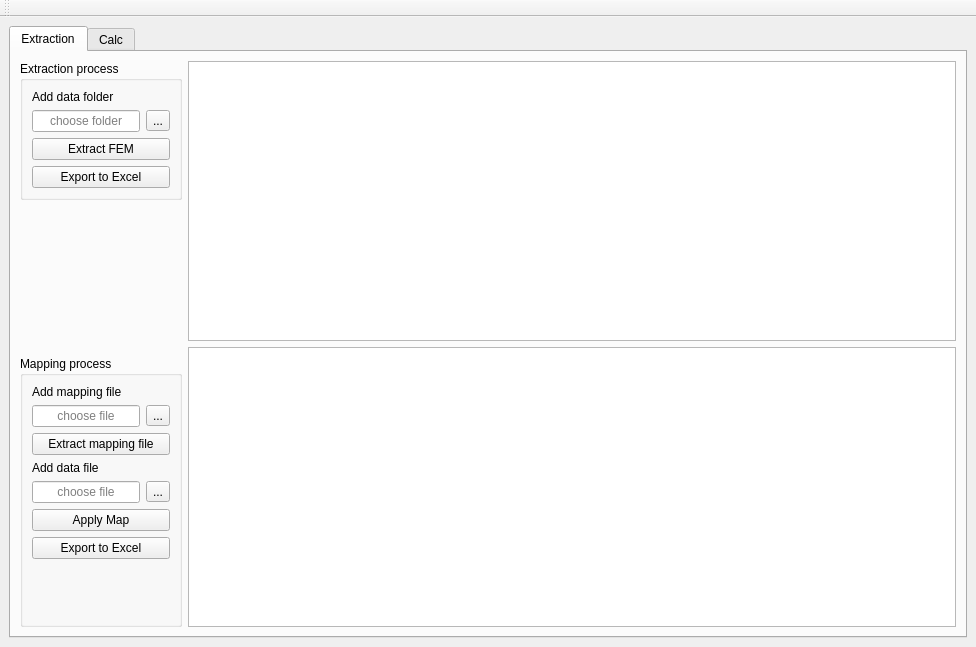
<?xml version="1.0" encoding="UTF-8"?>
<ui version="4.0">
 <class>MainWindow</class>
 <widget class="QMainWindow" name="MainWindow">
  <property name="enabled">
   <bool>true</bool>
  </property>
  <property name="geometry">
   <rect>
    <x>0</x>
    <y>0</y>
    <width>976</width>
    <height>647</height>
   </rect>
  </property>
  <property name="minimumSize">
   <size>
    <width>390</width>
    <height>220</height>
   </size>
  </property>
  <property name="windowTitle">
   <string>Портфель ИТ и ЦТ</string>
  </property>
  <widget class="QWidget" name="centralwidget">
   <layout class="QVBoxLayout" name="verticalLayout_2">
    <item>
     <widget class="QTabWidget" name="tabWidget">
      <property name="currentIndex">
       <number>0</number>
      </property>
      <widget class="QWidget" name="tab_1">
       <attribute name="title">
        <string>Extraction</string>
       </attribute>
       <layout class="QHBoxLayout" name="horizontalLayout">
        <item>
         <layout class="QVBoxLayout" name="verticalLayout">
          <property name="spacing">
           <number>12</number>
          </property>
          <property name="leftMargin">
           <number>0</number>
          </property>
          <item>
           <widget class="QGroupBox" name="groupBox">
            <property name="sizePolicy">
             <sizepolicy hsizetype="Fixed" vsizetype="Maximum">
              <horstretch>0</horstretch>
              <verstretch>0</verstretch>
             </sizepolicy>
            </property>
            <property name="title">
             <string>Extraction process</string>
            </property>
            <layout class="QFormLayout" name="formLayout">
             <item row="1" column="0">
              <widget class="QLabel" name="label_15">
               <property name="text">
                <string>Add data folder</string>
               </property>
              </widget>
             </item>
             <item row="2" column="0">
              <widget class="QLineEdit" name="lineEdit_datafolder">
               <property name="alignment">
                <set>Qt::AlignCenter</set>
               </property>
               <property name="readOnly">
                <bool>true</bool>
               </property>
               <property name="placeholderText">
                <string>choose folder</string>
               </property>
              </widget>
             </item>
             <item row="2" column="1">
              <widget class="QToolButton" name="btn_tool_choose_folder">
               <property name="text">
                <string>...</string>
               </property>
              </widget>
             </item>
             <item row="4" column="0" colspan="2">
              <widget class="QPushButton" name="btn_extract_fem">
               <property name="sizePolicy">
                <sizepolicy hsizetype="Preferred" vsizetype="Preferred">
                 <horstretch>0</horstretch>
                 <verstretch>0</verstretch>
                </sizepolicy>
               </property>
               <property name="minimumSize">
                <size>
                 <width>0</width>
                 <height>0</height>
                </size>
               </property>
               <property name="text">
                <string>Extract FEM</string>
               </property>
              </widget>
             </item>
             <item row="5" column="0" colspan="2">
              <widget class="QPushButton" name="btn_save_extraction">
               <property name="text">
                <string>Export to Excel</string>
               </property>
              </widget>
             </item>
            </layout>
           </widget>
          </item>
          <item>
           <spacer name="verticalSpacer_2">
            <property name="orientation">
             <enum>Qt::Vertical</enum>
            </property>
            <property name="sizeHint" stdset="0">
             <size>
              <width>20</width>
              <height>40</height>
             </size>
            </property>
           </spacer>
          </item>
          <item>
           <widget class="QGroupBox" name="groupBox_2">
            <property name="sizePolicy">
             <sizepolicy hsizetype="Fixed" vsizetype="Maximum">
              <horstretch>0</horstretch>
              <verstretch>0</verstretch>
             </sizepolicy>
            </property>
            <property name="title">
             <string>Mapping process</string>
            </property>
            <layout class="QFormLayout" name="formLayout_2">
             <item row="1" column="0">
              <widget class="QLabel" name="label_9">
               <property name="text">
                <string>Add mapping file</string>
               </property>
              </widget>
             </item>
             <item row="2" column="0">
              <widget class="QLineEdit" name="lineEdit_mapping_file">
               <property name="sizePolicy">
                <sizepolicy hsizetype="Preferred" vsizetype="Fixed">
                 <horstretch>0</horstretch>
                 <verstretch>0</verstretch>
                </sizepolicy>
               </property>
               <property name="alignment">
                <set>Qt::AlignCenter</set>
               </property>
               <property name="readOnly">
                <bool>true</bool>
               </property>
               <property name="placeholderText">
                <string>choose file</string>
               </property>
               <property name="cursorMoveStyle">
                <enum>Qt::LogicalMoveStyle</enum>
               </property>
               <property name="clearButtonEnabled">
                <bool>true</bool>
               </property>
              </widget>
             </item>
             <item row="2" column="1">
              <widget class="QToolButton" name="btn_tool_choose_mapping_file">
               <property name="text">
                <string>...</string>
               </property>
              </widget>
             </item>
             <item row="3" column="0" colspan="2">
              <widget class="QPushButton" name="btn_apply_map_2">
               <property name="sizePolicy">
                <sizepolicy hsizetype="Preferred" vsizetype="Preferred">
                 <horstretch>0</horstretch>
                 <verstretch>0</verstretch>
                </sizepolicy>
               </property>
               <property name="minimumSize">
                <size>
                 <width>0</width>
                 <height>0</height>
                </size>
               </property>
               <property name="text">
                <string>Extract mapping file</string>
               </property>
              </widget>
             </item>
             <item row="4" column="0">
              <widget class="QLabel" name="label_14">
               <property name="text">
                <string>Add data file</string>
               </property>
              </widget>
             </item>
             <item row="5" column="0">
              <widget class="QLineEdit" name="lineEdit_datafile">
               <property name="sizePolicy">
                <sizepolicy hsizetype="Preferred" vsizetype="Fixed">
                 <horstretch>0</horstretch>
                 <verstretch>0</verstretch>
                </sizepolicy>
               </property>
               <property name="alignment">
                <set>Qt::AlignCenter</set>
               </property>
               <property name="readOnly">
                <bool>true</bool>
               </property>
               <property name="placeholderText">
                <string>choose file</string>
               </property>
               <property name="cursorMoveStyle">
                <enum>Qt::LogicalMoveStyle</enum>
               </property>
               <property name="clearButtonEnabled">
                <bool>true</bool>
               </property>
              </widget>
             </item>
             <item row="5" column="1">
              <widget class="QToolButton" name="btn_tool_choos_data_file">
               <property name="text">
                <string>...</string>
               </property>
              </widget>
             </item>
             <item row="6" column="0" colspan="2">
              <widget class="QPushButton" name="btn_apply_map">
               <property name="sizePolicy">
                <sizepolicy hsizetype="Preferred" vsizetype="Preferred">
                 <horstretch>0</horstretch>
                 <verstretch>0</verstretch>
                </sizepolicy>
               </property>
               <property name="minimumSize">
                <size>
                 <width>0</width>
                 <height>0</height>
                </size>
               </property>
               <property name="text">
                <string>Apply Map</string>
               </property>
              </widget>
             </item>
             <item row="7" column="0" colspan="2">
              <widget class="QPushButton" name="btn_save_mapping">
               <property name="text">
                <string>Export to Excel</string>
               </property>
              </widget>
             </item>
             <item row="8" column="0" colspan="2">
              <spacer name="verticalSpacer">
               <property name="orientation">
                <enum>Qt::Vertical</enum>
               </property>
               <property name="sizeType">
                <enum>QSizePolicy::Minimum</enum>
               </property>
               <property name="sizeHint" stdset="0">
                <size>
                 <width>20</width>
                 <height>50</height>
                </size>
               </property>
              </spacer>
             </item>
            </layout>
           </widget>
          </item>
         </layout>
        </item>
        <item>
         <layout class="QVBoxLayout" name="verticalLayout_3">
          <item>
           <widget class="QTableView" name="table_fem_data"/>
          </item>
          <item>
           <widget class="QTableWidget" name="table_mapping_data"/>
          </item>
         </layout>
        </item>
       </layout>
      </widget>
      <widget class="QWidget" name="tab_3">
       <attribute name="title">
        <string>Calc</string>
       </attribute>
       <widget class="QPushButton" name="btn_3">
        <property name="geometry">
         <rect>
          <x>150</x>
          <y>90</y>
          <width>108</width>
          <height>32</height>
         </rect>
        </property>
        <property name="text">
         <string>calculation</string>
        </property>
       </widget>
       <widget class="QGraphicsView" name="graphicsView">
        <property name="geometry">
         <rect>
          <x>30</x>
          <y>180</y>
          <width>771</width>
          <height>221</height>
         </rect>
        </property>
       </widget>
       <widget class="QLCDNumber" name="lcdNumber">
        <property name="geometry">
         <rect>
          <x>69</x>
          <y>480</y>
          <width>121</width>
          <height>61</height>
         </rect>
        </property>
       </widget>
       <widget class="QLabel" name="label">
        <property name="geometry">
         <rect>
          <x>60</x>
          <y>460</y>
          <width>151</width>
          <height>16</height>
         </rect>
        </property>
        <property name="text">
         <string>EMV (NPV, UMV, DMV)</string>
        </property>
       </widget>
       <widget class="QLCDNumber" name="lcdNumber_2">
        <property name="geometry">
         <rect>
          <x>70</x>
          <y>570</y>
          <width>121</width>
          <height>61</height>
         </rect>
        </property>
       </widget>
       <widget class="QLabel" name="label_4">
        <property name="geometry">
         <rect>
          <x>110</x>
          <y>550</y>
          <width>31</width>
          <height>16</height>
         </rect>
        </property>
        <property name="text">
         <string>J (PI)</string>
        </property>
       </widget>
       <widget class="QListWidget" name="listWidget">
        <property name="geometry">
         <rect>
          <x>520</x>
          <y>60</y>
          <width>231</width>
          <height>21</height>
         </rect>
        </property>
       </widget>
       <widget class="QLabel" name="label_5">
        <property name="geometry">
         <rect>
          <x>520</x>
          <y>30</y>
          <width>91</width>
          <height>16</height>
         </rect>
        </property>
        <property name="text">
         <string>Choose item</string>
        </property>
       </widget>
       <widget class="QLabel" name="label_6">
        <property name="geometry">
         <rect>
          <x>350</x>
          <y>30</y>
          <width>111</width>
          <height>16</height>
         </rect>
        </property>
        <property name="text">
         <string>Choose granula</string>
        </property>
       </widget>
       <widget class="QRadioButton" name="radioButton">
        <property name="geometry">
         <rect>
          <x>350</x>
          <y>54</y>
          <width>100</width>
          <height>20</height>
         </rect>
        </property>
        <property name="text">
         <string>Portfel</string>
        </property>
       </widget>
       <widget class="QRadioButton" name="radioButton_2">
        <property name="geometry">
         <rect>
          <x>350</x>
          <y>74</y>
          <width>100</width>
          <height>20</height>
         </rect>
        </property>
        <property name="text">
         <string>Programme</string>
        </property>
       </widget>
       <widget class="QRadioButton" name="radioButton_3">
        <property name="geometry">
         <rect>
          <x>350</x>
          <y>94</y>
          <width>100</width>
          <height>20</height>
         </rect>
        </property>
        <property name="text">
         <string>Project</string>
        </property>
       </widget>
       <widget class="QLabel" name="label_7">
        <property name="geometry">
         <rect>
          <x>50</x>
          <y>30</y>
          <width>111</width>
          <height>16</height>
         </rect>
        </property>
        <property name="text">
         <string>Choose file</string>
        </property>
       </widget>
       <widget class="QTextEdit" name="textEdit">
        <property name="geometry">
         <rect>
          <x>50</x>
          <y>60</y>
          <width>201</width>
          <height>21</height>
         </rect>
        </property>
       </widget>
       <widget class="QToolButton" name="toolButton">
        <property name="geometry">
         <rect>
          <x>260</x>
          <y>59</y>
          <width>26</width>
          <height>22</height>
         </rect>
        </property>
        <property name="text">
         <string>...</string>
        </property>
       </widget>
       <widget class="QPushButton" name="btn_6">
        <property name="geometry">
         <rect>
          <x>43</x>
          <y>90</y>
          <width>108</width>
          <height>32</height>
         </rect>
        </property>
        <property name="text">
         <string>apply</string>
        </property>
       </widget>
       <widget class="QListWidget" name="listWidget_2">
        <property name="geometry">
         <rect>
          <x>150</x>
          <y>150</y>
          <width>271</width>
          <height>21</height>
         </rect>
        </property>
       </widget>
       <widget class="QLabel" name="label_8">
        <property name="geometry">
         <rect>
          <x>40</x>
          <y>150</y>
          <width>111</width>
          <height>16</height>
         </rect>
        </property>
        <property name="text">
         <string>Choose granula</string>
        </property>
       </widget>
       <widget class="QLabel" name="label_10">
        <property name="geometry">
         <rect>
          <x>300</x>
          <y>430</y>
          <width>81</width>
          <height>16</height>
         </rect>
        </property>
        <property name="text">
         <string>Ковенанты</string>
        </property>
       </widget>
       <widget class="QLCDNumber" name="lcdNumber_3">
        <property name="geometry">
         <rect>
          <x>280</x>
          <y>480</y>
          <width>121</width>
          <height>61</height>
         </rect>
        </property>
       </widget>
       <widget class="QLCDNumber" name="lcdNumber_4">
        <property name="geometry">
         <rect>
          <x>282</x>
          <y>570</y>
          <width>121</width>
          <height>61</height>
         </rect>
        </property>
       </widget>
       <widget class="QLabel" name="label_11">
        <property name="geometry">
         <rect>
          <x>74</x>
          <y>430</y>
          <width>111</width>
          <height>16</height>
         </rect>
        </property>
        <property name="text">
         <string>Эффективность</string>
        </property>
       </widget>
       <widget class="QLabel" name="label_12">
        <property name="geometry">
         <rect>
          <x>300</x>
          <y>460</y>
          <width>81</width>
          <height>16</height>
         </rect>
        </property>
        <property name="text">
         <string>capex / opex</string>
        </property>
       </widget>
       <widget class="QLabel" name="label_13">
        <property name="geometry">
         <rect>
          <x>280</x>
          <y>550</y>
          <width>131</width>
          <height>16</height>
         </rect>
        </property>
        <property name="text">
         <string>Inv (NPV) / Inv (DMV)</string>
        </property>
       </widget>
      </widget>
     </widget>
    </item>
   </layout>
  </widget>
  <widget class="QToolBar" name="toolBar">
   <property name="windowTitle">
    <string>toolBar</string>
   </property>
   <attribute name="toolBarArea">
    <enum>TopToolBarArea</enum>
   </attribute>
   <attribute name="toolBarBreak">
    <bool>false</bool>
   </attribute>
  </widget>
 </widget>
 <resources/>
 <connections/>
</ui>
